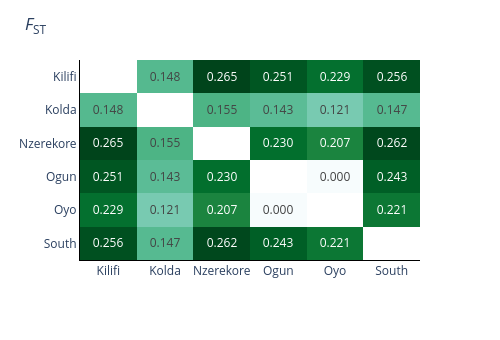

Here is the notebook cell this chart was saved with:
### Code cell
af1.plot_pairwise_average_fst(pairwise_fst_df1, color_continuous_scale = 'BuGn', )

### Figure 1 — Plotly figure (JSON) as saved in the notebook; plotly's stock layout.template omitted (floating-point values rounded to 4 significant figures)
{"data": [{"coloraxis": "coloraxis", "hovertemplate": "x: %{x}<br>y: %{y}<br>color: %{z}<extra></extra>", "name": "0", "texttemplate": "%{z:.3f}", "type": "heatmap", "x": ["Kilifi", "Kolda", "Nzerekore", "Ogun", "Oyo", "South"], "xaxis": "x", "y": ["Kilifi", "Kolda", "Nzerekore", "Ogun", "Oyo", "South"], "yaxis": "y", "z": [[null, 0.1482, 0.2654, 0.2509, 0.2288, 0.256], [0.1482, null, 0.1554, 0.143, 0.1213, 0.1468], [0.2654, 0.1554, null, 0.2305, 0.2066, 0.2623], [0.2509, 0.143, 0.2305, null, 0.0002475, 0.2433], [0.2288, 0.1213, 0.2066, 0.0002475, null, 0.221], [0.256, 0.1468, 0.2623, 0.2433, 0.221, null]]}], "layout": {"coloraxis": {"cmax": null, "cmin": 0, "colorscale": [[0, "rgb(247,252,253)"], [0.125, "rgb(229,245,249)"], [0.25, "rgb(204,236,230)"], [0.375, "rgb(153,216,201)"], [0.5, "rgb(102,194,164)"], [0.625, "rgb(65,174,118)"], [0.75, "rgb(35,139,69)"], [0.875, "rgb(0,109,44)"], [1, "rgb(0,68,27)"]], "showscale": false}, "height": 340, "margin": {"t": 60}, "plot_bgcolor": "rgba(0,0,0,0)", "title": {"text": "<i>F</i><sub>ST</sub>"}, "width": 500, "xaxis": {"anchor": "y", "domain": [0, 1], "linecolor": "black", "showgrid": false}, "yaxis": {"anchor": "x", "autorange": "reversed", "domain": [0, 1], "linecolor": "black", "showgrid": false}}}
